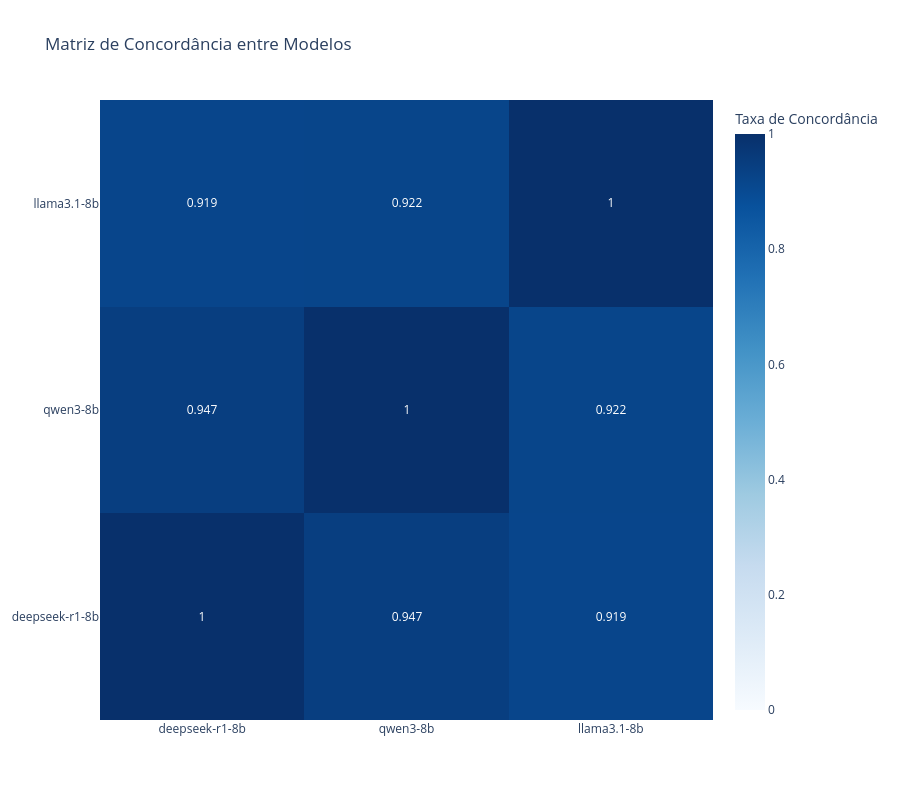

Notebook code cell kept with this figure:
### Markdown cell above
### - Pairwise_agreement

### Code cell
logger.info("\n📊 Gerando heatmap de concordância...")
visualizer.plot_agreement_heatmap(
    agreement_df=report['pairwise_agreement'],
    title='Matriz de Concordância entre Modelos',
)

### Figure 1 — Plotly figure (JSON) as saved in the notebook; plotly's stock layout.template omitted (floating-point values rounded to 4 significant figures)
{"data": [{"colorbar": {"title": {"text": "Taxa de Concordância"}}, "colorscale": [[0, "rgb(247,251,255)"], [0.125, "rgb(222,235,247)"], [0.25, "rgb(198,219,239)"], [0.375, "rgb(158,202,225)"], [0.5, "rgb(107,174,214)"], [0.625, "rgb(66,146,198)"], [0.75, "rgb(33,113,181)"], [0.875, "rgb(8,81,156)"], [1, "rgb(8,48,107)"]], "text": [[1, 0.947, 0.919], [0.947, 1, 0.922], [0.919, 0.922, 1]], "texttemplate": "%{text}", "type": "heatmap", "x": ["deepseek-r1-8b", "qwen3-8b", "llama3.1-8b"], "y": ["deepseek-r1-8b", "qwen3-8b", "llama3.1-8b"], "z": [[1, 0.9474, 0.9194], [0.9474, 1, 0.9216], [0.9194, 0.9216, 1]], "zmax": 1, "zmin": 0}], "layout": {"height": 800, "title": {"text": "Matriz de Concordância entre Modelos"}, "width": 900}}
